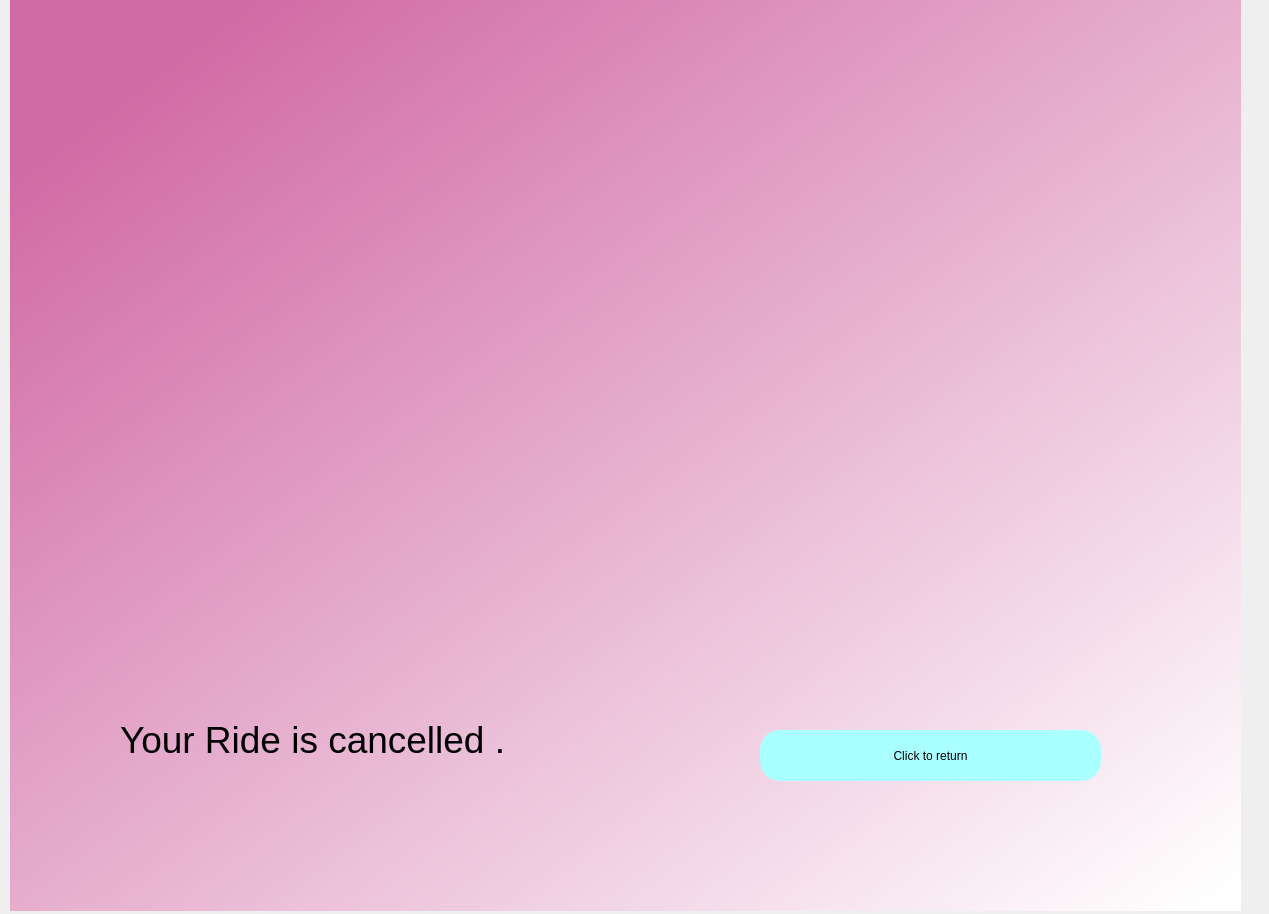
<?xml version="1.0" encoding="UTF-8"?>
<ui version="4.0">
 <class>Dialog</class>
 <widget class="QDialog" name="Dialog">
  <property name="geometry">
   <rect>
    <x>0</x>
    <y>0</y>
    <width>1269</width>
    <height>914</height>
   </rect>
  </property>
  <property name="windowTitle">
   <string>Dialog</string>
  </property>
  <widget class="QWidget" name="bgwidget" native="true">
   <property name="geometry">
    <rect>
     <x>10</x>
     <y>0</y>
     <width>1231</width>
     <height>911</height>
    </rect>
   </property>
   <property name="styleSheet">
    <string notr="true">QWidget#bgwidget{
background-color:qlineargradient(spread:pad, x1:0.091, y1:0.101636, x2:0.991379, y2:0.977, stop:0 rgba(209, 107, 165, 255), stop:1 rgba(255, 255, 255, 255));}</string>
   </property>
   <widget class="QLabel" name="label">
    <property name="geometry">
     <rect>
      <x>110</x>
      <y>700</y>
      <width>601</width>
      <height>81</height>
     </rect>
    </property>
    <property name="styleSheet">
     <string notr="true">font: 36pt &quot;MS Shell Dlg 2&quot;; color:rgb(255, 255, 255)</string>
    </property>
    <property name="text">
     <string>&lt;html&gt;&lt;head/&gt;&lt;body&gt;&lt;p&gt;&lt;span style=&quot; font-size:28pt; color:#000000;&quot;&gt;Your Ride is cancelled .&lt;/span&gt;&lt;/p&gt;&lt;/body&gt;&lt;/html&gt;</string>
    </property>
   </widget>
   <widget class="QLabel" name="can">
    <property name="geometry">
     <rect>
      <x>210</x>
      <y>30</y>
      <width>801</width>
      <height>661</height>
     </rect>
    </property>
    <property name="text">
     <string>&lt;html&gt;&lt;head/&gt;&lt;body&gt;&lt;p&gt;&lt;img src=&quot;:/newPrefix/D:/sem 5/FLA/cancel.jpg&quot;/&gt;&lt;/p&gt;&lt;/body&gt;&lt;/html&gt;</string>
    </property>
   </widget>
   <widget class="QPushButton" name="click">
    <property name="geometry">
     <rect>
      <x>750</x>
      <y>730</y>
      <width>341</width>
      <height>51</height>
     </rect>
    </property>
    <property name="styleSheet">
     <string notr="true">border-radius:20px;
background-color: rgb(170, 255, 255);
font: 14pt &quot;MS Shell Dlg 2&quot;;</string>
    </property>
    <property name="text">
     <string>Click to return</string>
    </property>
   </widget>
  </widget>
 </widget>
 <resources>
  <include location="cancel.qrc"/>
 </resources>
 <connections/>
</ui>
